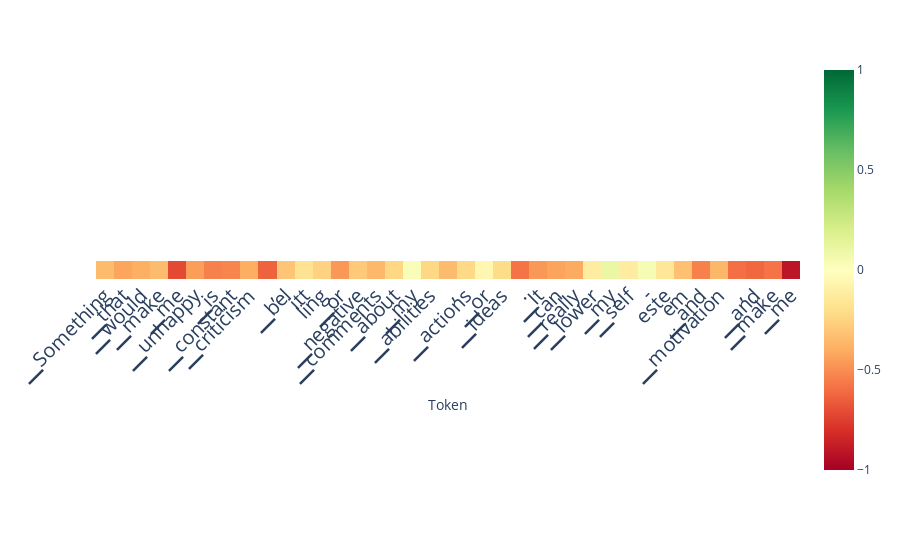

The notebook cell this image was saved under:
### Code cell
scores_per_token = ld.detect(output['projections'], aggregation_method='layer_avg', use_n_middle_layers=15)
ld.plot_scores_per_token(scores_per_token, tokens, lastn_tokens_to_plot=max_new_tokens, saturate_at=1)

### Figure 1 — Plotly figure (JSON) as saved in the notebook; plotly's stock layout.template omitted (floating-point values rounded to 4 significant figures)
{"data": [{"coloraxis": "coloraxis", "hovertemplate": "Token: %{x}<br>y: %{y}<br>color: %{z}<extra></extra>", "name": "0", "type": "heatmap", "xaxis": "x", "yaxis": "y", "z": [[-0.3469, -0.4268, -0.3948, -0.3428, -0.7134, -0.4497, -0.5386, -0.5249, -0.4004, -0.6372, -0.3066, -0.1747, -0.2546, -0.4634, -0.2881, -0.3618, -0.2302, 0.03009, -0.2316, -0.3428, -0.2246, -0.0585, -0.2115, -0.5781, -0.4668, -0.4329, -0.4082, -0.1182, 0.09906, -0.1135, 0.04218, -0.1575, -0.3242, -0.5425, -0.3633, -0.5938, -0.6201, -0.583, -0.9131]]}], "layout": {"autosize": true, "coloraxis": {"cmax": 1, "cmin": -1, "colorscale": [[0, "rgb(165,0,38)"], [0.1, "rgb(215,48,39)"], [0.2, "rgb(244,109,67)"], [0.3, "rgb(253,174,97)"], [0.4, "rgb(254,224,139)"], [0.5, "rgb(255,255,191)"], [0.6, "rgb(217,239,139)"], [0.7, "rgb(166,217,106)"], [0.8, "rgb(102,189,99)"], [0.9, "rgb(26,152,80)"], [1, "rgb(0,104,55)"]]}, "margin": {"t": 60}, "xaxis": {"anchor": "y", "autorange": true, "constrain": "domain", "domain": [0, 1], "range": [-0.5, 38.5], "scaleanchor": "y", "tickangle": -45, "tickfont": {"size": 20}, "ticktext": ["▁Something", "▁that", "▁would", "▁make", "▁me", "▁unhappy", "▁is", "▁constant", "▁criticism", ",", "▁bel", "itt", "ling", "▁or", "▁negative", "▁comments", "▁about", "▁my", "▁abilities", ",", "▁actions", "▁or", "▁ideas", ".", "▁It", "▁can", "▁really", "▁lower", "▁my", "▁self", "-", "este", "em", "▁and", "▁motivation", ",", "▁and", "▁make", "▁me", "▁feel"], "tickvals": [0, 1, 2, 3, 4, 5, 6, 7, 8, 9, 10, 11, 12, 13, 14, 15, 16, 17, 18, 19, 20, 21, 22, 23, 24, 25, 26, 27, 28, 29, 30, 31, 32, 33, 34, 35, 36, 37, 38, 39], "title": {"text": "Token"}}, "yaxis": {"anchor": "x", "autorange": true, "constrain": "domain", "domain": [0.4591, 0.5409], "range": [0.5, -0.5], "showticklabels": false}}}
